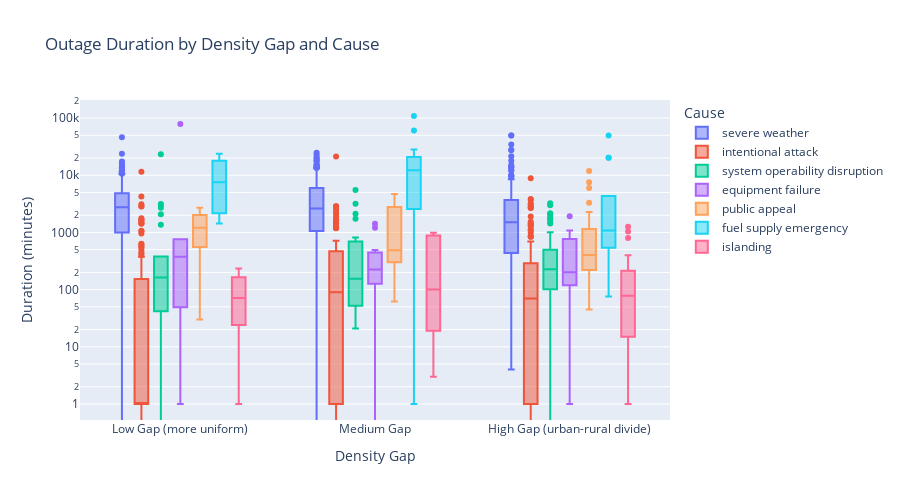

Here is the notebook cell this chart was saved with:
### Code cell
fig_bi1 = px.box(
    outage.dropna(subset=['OUTAGE.DURATION', 'DENSITY_TIER']),
    x='DENSITY_TIER',
    y='OUTAGE.DURATION',
    color='CAUSE.CATEGORY',
    log_y=True,
    category_orders={'DENSITY_TIER': [
        'Low Gap (more uniform)', 'Medium Gap', 'High Gap (urban-rural divide)'
    ]},
    title='Outage Duration by Density Gap and Cause',
    labels={
        'OUTAGE.DURATION': 'Duration (minutes)',
        'DENSITY_TIER': 'Density Gap',
        'CAUSE.CATEGORY': 'Cause'
    },
)
fig_bi1.update_layout(width=900, height=500)
fig_bi1.show()

### Figure 1 — Plotly figure (JSON) as saved in the notebook; plotly's stock layout.template omitted (floating-point values rounded to 4 significant figures; data arrays with more than 128 entries replaced by an {"elided": "..."} marker saying what was removed)
{"data": [{"alignmentgroup": "True", "hovertemplate": "Cause=severe weather<br>Density Gap=%{x}<br>Duration (minutes)=%{y}<extra></extra>", "legendgroup": "severe weather", "marker": {"color": "#636efa"}, "name": "severe weather", "notched": false, "offsetgroup": "severe weather", "orientation": "v", "showlegend": true, "type": "box", "x": {"elided": "735 str values"}, "x0": " ", "xaxis": "x", "y": {"elided": "735 int values"}, "y0": " ", "yaxis": "y"}, {"alignmentgroup": "True", "hovertemplate": "Cause=intentional attack<br>Density Gap=%{x}<br>Duration (minutes)=%{y}<extra></extra>", "legendgroup": "intentional attack", "marker": {"color": "#EF553B"}, "name": "intentional attack", "notched": false, "offsetgroup": "intentional attack", "orientation": "v", "showlegend": true, "type": "box", "x": {"elided": "403 str values"}, "x0": " ", "xaxis": "x", "y": {"elided": "403 int values"}, "y0": " ", "yaxis": "y"}, {"alignmentgroup": "True", "hovertemplate": "Cause=system operability disruption<br>Density Gap=%{x}<br>Duration (minutes)=%{y}<extra></extra>", "legendgroup": "system operability disruption", "marker": {"color": "#00cc96"}, "name": "system operability disruption", "notched": false, "offsetgroup": "system operability disruption", "orientation": "v", "showlegend": true, "type": "box", "x": ["Low Gap (more uniform)", "Low Gap (more uniform)", "Low Gap (more uniform)", "Low Gap (more uniform)", "Low Gap (more uniform)", "High Gap (urban-rural divide)", "High Gap (urban-rural divide)", "High Gap (urban-rural divide)", "High Gap (urban-rural divide)", "High Gap (urban-rural divide)", "High Gap (urban-rural divide)", "High Gap (urban-rural divide)", "High Gap (urban-rural divide)", "High Gap (urban-rural divide)", "High Gap (urban-rural divide)", "High Gap (urban-rural divide)", "High Gap (urban-rural divide)", "High Gap (urban-rural divide)", "High Gap (urban-rural divide)", "High Gap (urban-rural divide)", "High Gap (urban-rural divide)", "High Gap (urban-rural divide)", "High Gap (urban-rural divide)", "High Gap (urban-rural divide)", "High Gap (urban-rural divide)", "Low Gap (more uniform)", "Low Gap (more uniform)", "Low Gap (more uniform)", "Low Gap (more uniform)", "Low Gap (more uniform)", "Low Gap (more uniform)", "Medium Gap", "High Gap (urban-rural divide)", "High Gap (urban-rural divide)", "Low Gap (more uniform)", "Low Gap (more uniform)", "Low Gap (more uniform)", "High Gap (urban-rural divide)", "High Gap (urban-rural divide)", "Low Gap (more uniform)", "Low Gap (more uniform)", "Low Gap (more uniform)", "Low Gap (more uniform)", "Low Gap (more uniform)", "Low Gap (more uniform)", "Low Gap (more uniform)", "Low Gap (more uniform)", "Low Gap (more uniform)", "Medium Gap", "Medium Gap", "Medium Gap", "Medium Gap", "Medium Gap", "Medium Gap", "Medium Gap", "Medium Gap", "Medium Gap", "Medium Gap", "Medium Gap", "Medium Gap", "Medium Gap", "Medium Gap", "Medium Gap", "Medium Gap", "Medium Gap", "Medium Gap", "Medium Gap", "Medium Gap", "Medium Gap", "Medium Gap", "Medium Gap", "Medium Gap", "High Gap (urban-rural divide)", "High Gap (urban-rural divide)", "High Gap (urban-rural divide)", "High Gap (urban-rural divide)", "High Gap (urban-rural divide)", "High Gap (urban-rural divide)", "High Gap (urban-rural divide)", "High Gap (urban-rural divide)", "High Gap (urban-rural divide)", "High Gap (urban-rural divide)", "High Gap (urban-rural divide)", "High Gap (urban-rural divide)", "High Gap (urban-rural divide)", "High Gap (urban-rural divide)", "High Gap (urban-rural divide)", "High Gap (urban-rural divide)", "High Gap (urban-rural divide)", "High Gap (urban-rural divide)", "High Gap (urban-rural divide)", "High Gap (urban-rural divide)", "High Gap (urban-rural divide)", "High Gap (urban-rural divide)", "High Gap (urban-rural divide)", "High Gap (urban-rural divide)", "High Gap (urban-rural divide)", "High Gap (urban-rural divide)", "High Gap (urban-rural divide)", "High Gap (urban-rural divide)", "High Gap (urban-rural divide)", "High Gap (urban-rural divide)", "High Gap (urban-rural divide)", "High Gap (urban-rural divide)", "High Gap (urban-rural divide)", "High Gap (urban-rural divide)", "High Gap (urban-rural divide)", "High Gap (urban-rural divide)", "High Gap (urban-rural divide)", "High Gap (urban-rural divide)", "High Gap (urban-rural divide)", "Low Gap (more uniform)", "High Gap (urban-rural divide)", "Low Gap (more uniform)", "Low Gap (more uniform)", "High Gap (urban-rural divide)", "High Gap (urban-rural divide)", "High Gap (urban-rural divide)", "High Gap (urban-rural divide)", "High Gap (urban-rural divide)", "High Gap (urban-rural divide)", "High Gap (urban-rural divide)", "High Gap (urban-rural divide)"], "x0": " ", "xaxis": "x", "y": [19, 21, 3051, 2085, 2694, 373, 868, 189, 3000, 766, 245, 3255, 757, 0, 271, 2159, 70, 1697, 95, 121, 63, 167, 130, 550, 1440, 65, 65, 6, 35, 23187, 300, 25, 554, 215, 304, 380, 278, 204, 871, 3137, 352, 45, 195, 129, 0, 42, 132, 1365, 65, 681, 191, 1732, 5513, 21, 50, 48, 3180, 2129, 732, 420, 355, 52, 230, 155, 372, 91, 152, 38, 61, 90, 52, 816, 155, 171, 177, 32, 55, 64, 56, 33, 334, 230, 316, 336, 25, 250, 249, 133, 2055, 451, 199, 1524, 39, 47, 161, 234, 40, 213, 761, 124, 245, 1008, 13, 108, 141, 959, 1835, 89, 236, 326, 759, 241, 0, 31, 103, 284, 391, 439, 5, 237, 224, 95, 220], "y0": " ", "yaxis": "y"}, {"alignmentgroup": "True", "hovertemplate": "Cause=equipment failure<br>Density Gap=%{x}<br>Duration (minutes)=%{y}<extra></extra>", "legendgroup": "equipment failure", "marker": {"color": "#ab63fa"}, "name": "equipment failure", "notched": false, "offsetgroup": "equipment failure", "orientation": "v", "showlegend": true, "type": "box", "x": ["Low Gap (more uniform)", "Low Gap (more uniform)", "Low Gap (more uniform)", "Low Gap (more uniform)", "Low Gap (more uniform)", "High Gap (urban-rural divide)", "High Gap (urban-rural divide)", "High Gap (urban-rural divide)", "High Gap (urban-rural divide)", "High Gap (urban-rural divide)", "Low Gap (more uniform)", "Medium Gap", "Medium Gap", "High Gap (urban-rural divide)", "High Gap (urban-rural divide)", "High Gap (urban-rural divide)", "High Gap (urban-rural divide)", "Low Gap (more uniform)", "Low Gap (more uniform)", "High Gap (urban-rural divide)", "High Gap (urban-rural divide)", "Low Gap (more uniform)", "Medium Gap", "Medium Gap", "Medium Gap", "Medium Gap", "Medium Gap", "Medium Gap", "Medium Gap", "Medium Gap", "Medium Gap", "High Gap (urban-rural divide)", "High Gap (urban-rural divide)", "High Gap (urban-rural divide)", "High Gap (urban-rural divide)", "High Gap (urban-rural divide)", "High Gap (urban-rural divide)", "High Gap (urban-rural divide)", "High Gap (urban-rural divide)", "High Gap (urban-rural divide)", "High Gap (urban-rural divide)", "High Gap (urban-rural divide)", "High Gap (urban-rural divide)", "High Gap (urban-rural divide)", "High Gap (urban-rural divide)", "High Gap (urban-rural divide)", "High Gap (urban-rural divide)", "High Gap (urban-rural divide)", "High Gap (urban-rural divide)", "High Gap (urban-rural divide)", "High Gap (urban-rural divide)", "High Gap (urban-rural divide)", "Medium Gap", "High Gap (urban-rural divide)"], "x0": " ", "xaxis": "x", "y": [762, 46, 761, 78377, 168, 600, 186, 318, 39, 885, 1, 149, 1204, 35, 1, 418, 100, 376, 652, 15, 200, 50, 494, 0, 7, 227, 295, 182, 221, 1419, 396, 437, 84, 202, 945, 155, 749, 159, 871, 164, 854, 179, 182, 829, 64, 1080, 269, 125, 230, 620, 909, 1914, 105, 61], "y0": " ", "yaxis": "y"}, {"alignmentgroup": "True", "hovertemplate": "Cause=public appeal<br>Density Gap=%{x}<br>Duration (minutes)=%{y}<extra></extra>", "legendgroup": "public appeal", "marker": {"color": "#FFA15A"}, "name": "public appeal", "notched": false, "offsetgroup": "public appeal", "orientation": "v", "showlegend": true, "type": "box", "x": ["Low Gap (more uniform)", "Medium Gap", "Low Gap (more uniform)", "High Gap (urban-rural divide)", "High Gap (urban-rural divide)", "High Gap (urban-rural divide)", "High Gap (urban-rural divide)", "High Gap (urban-rural divide)", "High Gap (urban-rural divide)", "High Gap (urban-rural divide)", "High Gap (urban-rural divide)", "High Gap (urban-rural divide)", "High Gap (urban-rural divide)", "High Gap (urban-rural divide)", "High Gap (urban-rural divide)", "High Gap (urban-rural divide)", "High Gap (urban-rural divide)", "High Gap (urban-rural divide)", "High Gap (urban-rural divide)", "High Gap (urban-rural divide)", "Medium Gap", "Medium Gap", "High Gap (urban-rural divide)", "Medium Gap", "Medium Gap", "Medium Gap", "Medium Gap", "Medium Gap", "Medium Gap", "Medium Gap", "Medium Gap", "Medium Gap", "Medium Gap", "Medium Gap", "Medium Gap", "Medium Gap", "Medium Gap", "Medium Gap", "Medium Gap", "Medium Gap", "Medium Gap", "Medium Gap", "Medium Gap", "Medium Gap", "High Gap (urban-rural divide)", "High Gap (urban-rural divide)", "High Gap (urban-rural divide)", "High Gap (urban-rural divide)", "High Gap (urban-rural divide)", "High Gap (urban-rural divide)", "High Gap (urban-rural divide)", "High Gap (urban-rural divide)", "High Gap (urban-rural divide)", "Medium Gap", "Medium Gap", "Medium Gap", "Medium Gap", "Medium Gap", "Medium Gap", "Medium Gap", "Low Gap (more uniform)", "Low Gap (more uniform)", "High Gap (urban-rural divide)", "Medium Gap", "Medium Gap", "Medium Gap", "High Gap (urban-rural divide)", "High Gap (urban-rural divide)", "High Gap (urban-rural divide)"], "x0": " ", "xaxis": "x", "y": [2700, 388, 1078, 1195, 225, 480, 197, 402, 220, 455, 224, 240, 210, 240, 990, 6000, 7540, 394, 45, 330, 120, 248, 2275, 4680, 420, 3120, 2400, 300, 2775, 2775, 2775, 2775, 430, 1755, 510, 557, 300, 467, 430, 300, 2880, 4320, 4320, 4320, 247, 1560, 3301, 420, 140, 554, 89, 75, 11867, 300, 206, 270, 2880, 3314, 414, 62, 1337, 30, 159, 1381, 300, 431, 913, 1548, 720], "y0": " ", "yaxis": "y"}, {"alignmentgroup": "True", "hovertemplate": "Cause=fuel supply emergency<br>Density Gap=%{x}<br>Duration (minutes)=%{y}<extra></extra>", "legendgroup": "fuel supply emergency", "marker": {"color": "#19d3f3"}, "name": "fuel supply emergency", "notched": false, "offsetgroup": "fuel supply emergency", "orientation": "v", "showlegend": true, "type": "box", "x": ["Medium Gap", "Medium Gap", "Medium Gap", "Medium Gap", "High Gap (urban-rural divide)", "High Gap (urban-rural divide)", "High Gap (urban-rural divide)", "Low Gap (more uniform)", "Medium Gap", "Medium Gap", "Low Gap (more uniform)", "Low Gap (more uniform)", "Medium Gap", "Medium Gap", "Medium Gap", "Medium Gap", "Medium Gap", "Medium Gap", "Medium Gap", "Medium Gap", "Medium Gap", "Medium Gap", "Medium Gap", "Medium Gap", "Medium Gap", "High Gap (urban-rural divide)", "High Gap (urban-rural divide)", "High Gap (urban-rural divide)", "High Gap (urban-rural divide)", "High Gap (urban-rural divide)", "High Gap (urban-rural divide)", "High Gap (urban-rural divide)", "High Gap (urban-rural divide)", "High Gap (urban-rural divide)", "High Gap (urban-rural divide)", "High Gap (urban-rural divide)", "Low Gap (more uniform)", "Medium Gap"], "x0": " ", "xaxis": "x", "y": [108653, 8468, 18660, 104, 20160, 1440, 20160, 12240, 2761, 1, 1440, 23700, 17310, 10080, 25920, 3600, 5850, 23040, 18717, 255, 2355, 18240, 14400, 60480, 28170, 540, 370, 660, 4320, 49427, 1260, 865, 2880, 324, 900, 76, 2891, 1676], "y0": " ", "yaxis": "y"}, {"alignmentgroup": "True", "hovertemplate": "Cause=islanding<br>Density Gap=%{x}<br>Duration (minutes)=%{y}<extra></extra>", "legendgroup": "islanding", "marker": {"color": "#FF6692"}, "name": "islanding", "notched": false, "offsetgroup": "islanding", "orientation": "v", "showlegend": true, "type": "box", "x": ["Low Gap (more uniform)", "Low Gap (more uniform)", "Low Gap (more uniform)", "Low Gap (more uniform)", "Medium Gap", "Medium Gap", "Medium Gap", "High Gap (urban-rural divide)", "High Gap (urban-rural divide)", "High Gap (urban-rural divide)", "High Gap (urban-rural divide)", "High Gap (urban-rural divide)", "High Gap (urban-rural divide)", "High Gap (urban-rural divide)", "High Gap (urban-rural divide)", "High Gap (urban-rural divide)", "High Gap (urban-rural divide)", "High Gap (urban-rural divide)", "High Gap (urban-rural divide)", "High Gap (urban-rural divide)", "High Gap (urban-rural divide)", "High Gap (urban-rural divide)", "High Gap (urban-rural divide)", "High Gap (urban-rural divide)", "High Gap (urban-rural divide)", "High Gap (urban-rural divide)", "High Gap (urban-rural divide)", "High Gap (urban-rural divide)", "High Gap (urban-rural divide)", "High Gap (urban-rural divide)", "High Gap (urban-rural divide)", "High Gap (urban-rural divide)", "High Gap (urban-rural divide)", "High Gap (urban-rural divide)", "High Gap (urban-rural divide)", "High Gap (urban-rural divide)", "High Gap (urban-rural divide)", "Medium Gap", "High Gap (urban-rural divide)", "Medium Gap", "Medium Gap", "High Gap (urban-rural divide)", "High Gap (urban-rural divide)", "High Gap (urban-rural divide)"], "x0": " ", "xaxis": "x", "y": [1, 233, 96, 47, 19, 21, 180, 56, 13, 1254, 144, 3, 270, 26, 797, 12, 195, 1, 15, 223, 268, 14, 400, 44, 26, 98, 135, 50, 53, 5, 157, 11, 1035, 251, 122, 214, 193, 3, 32, 984, 881, 2, 59, 181], "y0": " ", "yaxis": "y"}], "layout": {"boxmode": "group", "height": 500, "legend": {"title": {"text": "Cause"}, "tracegroupgap": 0}, "title": {"text": "Outage Duration by Density Gap and Cause"}, "width": 900, "xaxis": {"anchor": "y", "categoryarray": ["Low Gap (more uniform)", "Medium Gap", "High Gap (urban-rural divide)"], "categoryorder": "array", "domain": [0, 1], "title": {"text": "Density Gap"}}, "yaxis": {"anchor": "x", "domain": [0, 1], "title": {"text": "Duration (minutes)"}, "type": "log"}}}
